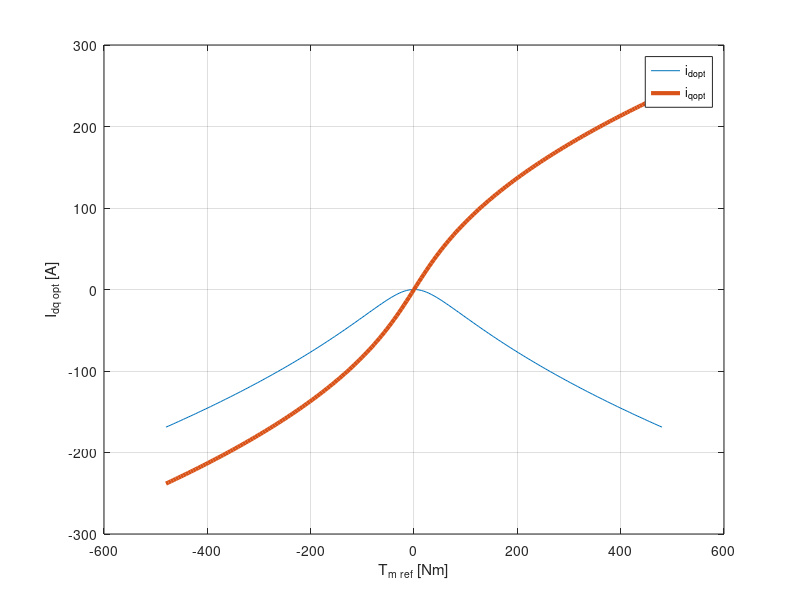
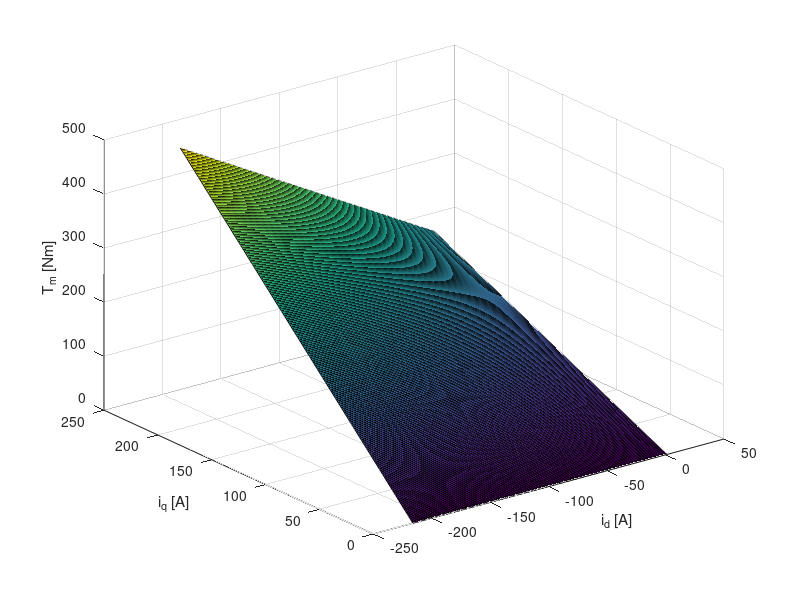
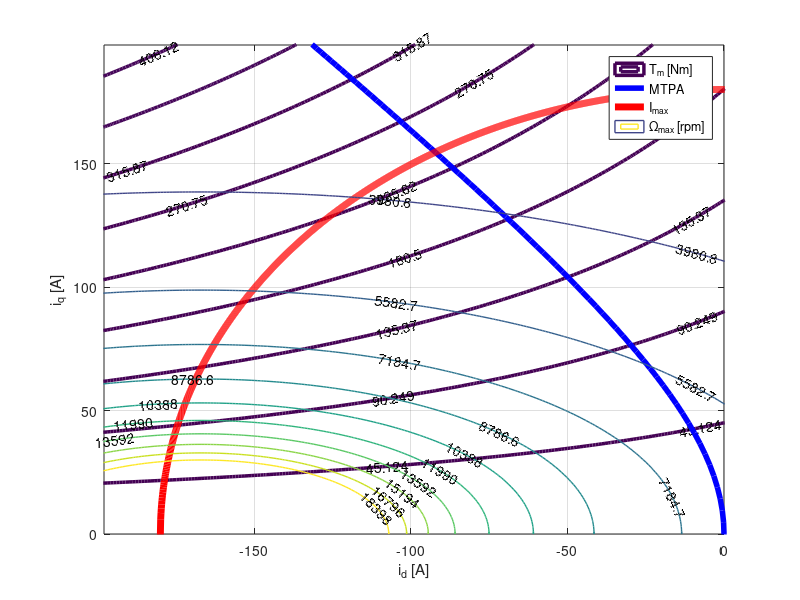
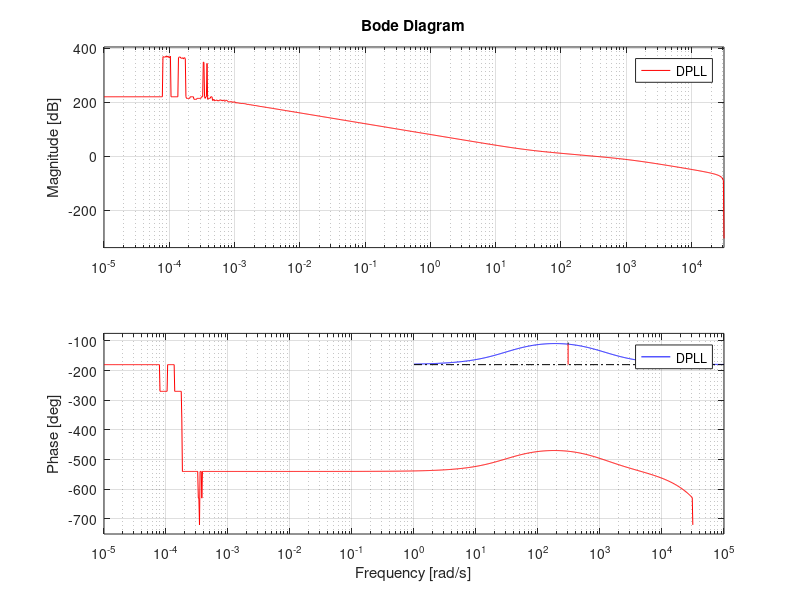

These charts were generated, in order, by the following MATLAB code:
clear
clc
close all

C32inv=2/3*[1    -1/2        -1/2;
            0  sqrt(3)/2  -sqrt(3)/2];
 
C32=[ 1       0;
    -1/2  sqrt(3)/2  
    -1/2 -sqrt(3)/2];

C33=C32*C32inv;

Tp=100e-6;  % switching period
Ts=Tp;      % sampling period
Tsim=min([Tp Ts])/100;  % simulation step-size
Tstep=0.050;
TSS=Tstep+0.050;
Tf=1.0;
frslvr=1/Ts;  % resolver excitation frequency
%%% PMSM Parameters %%%%%%%%%%%%%
Pmrated=80e3;  % rated power
Tmrated=240;  % rated torque
Ismax=180;  % maximum phase current=111 Arms
Rs= 60e-3;
Ld=1.0e-3;
Lq=2.0e-3;
Psif=167e-3;
Pp=4;
kL=0.750;
f= 15e-3;
J=100e-3;
load LUTdq     % load id and iq LUTs
%%%%%%%%%%%%%%%%%%%%%%%%%%%%%%%%%
%%% Battery + LC filter
%%%%%%%%%%%%%%%%%%%%%%%%%%%%%%%%%
VDC= 800;
rb = 80e-3;
Cb =500e-6;
Lb = 20e-6;
%%%%%%%%%%%%%%%%%%%%%%%%%%%%%%%%%
%%% Voltage-Source Inverter
%%%%%%%%%%%%%%%%%%%%%%%%%%%%%%%%%
Vmax=VDC/sqrt(3);
Vp=VDC/2;
GVSI=1;
VDC0=0.8*VDC;
Qbat=72*3600;
load VSILoss
%%%%%%%%%%%%%%%%%%%%%%%%%%%%%%%%%
%%% Current Control
%%%%%%%%%%%%%%%%%%%%%%%%%%%%%%%%%
tr=1e-3;  % desired response time
Rs0=1.50*Rs;
Ld0=1.3*Ld;
Lq0=0.7*Lq;
Psif0=1.2*Psif;
Rs0=1.0*Rs;
Ld0=1.0*Ld;
Lq0=1.0*Lq;
Psif0=1.0*Psif;
tid=Ld0/Rs0;
Kpd=3*Ld0/tr;
tiq=Lq0/Rs0;
Kpq=3*Lq0/tr;
Kid=Kpd/tid;
Kiq=Kpq/tiq;
s=tf('s');
Ci=Kpd+Kid/s;
Gi=1/(Ld*s+Rs);
Hi=Ci*Gi;
RateTm=10000;  % Max rate of Tm = 10000 Nm/s
%%%%%%%%%%%%%%%%%%%%%%%%%%%%%%%%%
%%% MTPA
%%%%%%%%%%%%%%%%%%%%%%%%%%%%%%%%%
Tmax=2*Tmrated;
Tref=-Tmax:Tmax/100:Tmax;
NT=length(Tref);
Idopt=zeros(1,NT);
Iqopt=zeros(1,NT);
for jj=1:NT
    Tm0=Tref(jj);
    Id0=0;
    kk=0;
    err=1;
    if Ld0<Lq0
        while err>1e-3 && kk<1e3
            Id1=Id0;
            Iq0=2/3*Tm0/(Pp*(Psif0+(Ld0-Lq0)*Id0));
            Id0=Psif0/(Lq0-Ld0)/2-sqrt(Psif0^2/(Lq0-Ld0)^2/4+Iq0^2);
            err=abs(Id1-Id0);
            kk=kk+1;
        end
    elseif Ld0>Lq0
        while err>1e-3 && kk<1e3
            Id1=Id0;
            Iq0=2/3*Tm0/(Pp*(Psif0+(Ld0-Lq0)*Id0));
            Id0=Psif0/(Lq0-Ld0)/2+sqrt(Psif0^2/(Lq0-Ld0)^2/4+Iq0^2);
            err=abs(Id1-Id0);
            kk=kk+1;
        end
    else
        Iq0=2/3*Tm0/(Pp*Psif0);
    end
    Idopt(jj)=Id0;
    Iqopt(jj)=Iq0;
end
figure(100),plot(Tref,Idopt,Tref,Iqopt,'linewidth',3),grid
legend('i_{dopt}','i_{qopt}')
xlabel('T_{m {ref}} [Nm]')
ylabel('I_{dq {opt}} [A]')
Idm=-Ismax:0.1:1;
if Ld0>Lq0, Idm=-Idm; end    
Iqmax=sqrt(Ismax^2-Idm.^2);
Idmax=[Idm,flip(Idm)];Iqmax=[Iqmax,-flip(Iqmax)];
Idm=-Ismax*1.2:1;
if Ld0>Lq0, Idm=-Idm; end    
Iqm=abs(Idm);
[IDM,IQM]=meshgrid(Idm,Iqm);
PSID=Psif0+Ld0*IDM;
PSIQ=Lq0*IQM;
TTM=3/2*Pp*(PSID.*IQM-PSIQ.*IDM);
WMM=Vmax./sqrt(PSID.^2+PSIQ.^2)/Pp;  % maximum mechanical speed
WMM=min(WMM,20000*pi/30);
figure(101),surf(IDM,IQM,TTM)
xlabel('i_d [A]')
ylabel('i_q [A]')
zlabel('T_m [Nm]')
figure(102),contour(IDM,IQM,TTM,'showtext','on','linewidth',2.5)
hold on
plot(Idopt,Iqopt,'b','linewidth',4),grid
plot(Idmax,Iqmax,'r','linewidth',5)
contour(IDM,IQM,WMM*30/pi,'showtext','on','linewidth',1)
hold off
xlabel('i_d [A]')
ylabel('i_q [A]')
legend('T_m [Nm]','MTPA','I_{max}','{\Omega}_{max} [rpm]')
if Ld0>Lq0, axis([0  Ismax*1.1 0 Ismax*1.1]),
else      axis([-Ismax*1.1 0 0 Ismax*1.1]), end
%%%%%%%%%%%%%%%%%%%%%%%%%%%%%%%%%
%%% Position Sensing/Estimation
%%%%%%%%%%%%%%%%%%%%%%%%%%%%%%%%%
s=tf('s');
w0=2*pi*30;
a=6;
Kpll=9900;
wz=w0/a;
wp=w0*a;
FPLL=(s/wz+1)/(s/wp+1);
PLL=Kpll*FPLL/s^2;
figure(1000)
margin(PLL),grid
DFPLL=c2d(FPLL,Ts,'tutsin');
[zpll,ppll,kpll]=zpkdata(DFPLL);
zpll=cell2mat(zpll);
ppll=cell2mat(ppll);
hold on
DPLL=Kpll*DFPLL*c2d(1/s^2,Ts,'zoh');
bode(DPLL,'r')
hold off
%%% Sensorless gains
b=0.5;
ksi=0; 
%%%%%%%%%%%%%%%%%%%%%%%%%%%%%%%%%
%%% Initial Values
%%%%%%%%%%%%%%%%%%%%%%%%%%%%%%%%%
Thetae0=-180;
Wm0=3000*pi/30*0;
Tm0=(kL+f)*Wm0;
dTm0=Tmrated/2; 
Pm0=Tm0*Wm0;
Id0=interp1(Tref,Idopt,Tm0);  % MTPA LUT 
Iq0=interp1(Tref,Iqopt,Tm0);  % MTPA LUT
Ud0=Rs*Id0;
Uq0=Rs*Iq0;
Psid0=interpn(Idv,Iqv,Psidd,Id0,Iq0);
Psiq0=interpn(Idv,Iqv,Psiqq,Id0,Iq0);
Vd0=Ud0-Pp*Psiq0*Wm0;
Vq0=Uq0+Pp*Psid0*Wm0;
Vdq0=sqrt(Vd0^2+Vq0^2);
Pe0=3/2*(Vd0*Id0+Vq0*Iq0);
we0=Pp*Wm0;
Idc0=Pe0/VDC;
SOC0=0.50;
Dyno=0;   % 1 means fixed speed (dyno in speed mode)
%%%%%%%%%%%%%%%%%%%%%%%%%%%%%%%%%
disp('Parameters loaded!')
